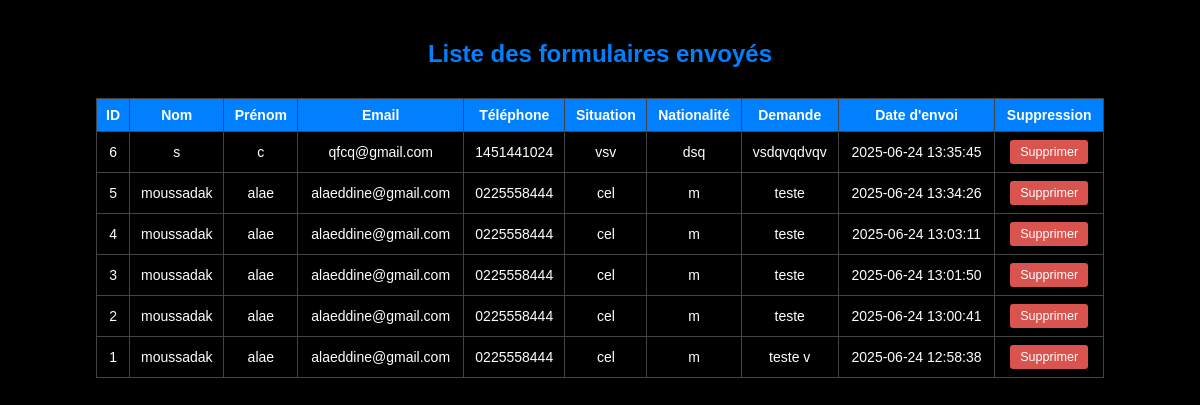
/stockage.php (signed in), run on an earlier commit of the app's database.
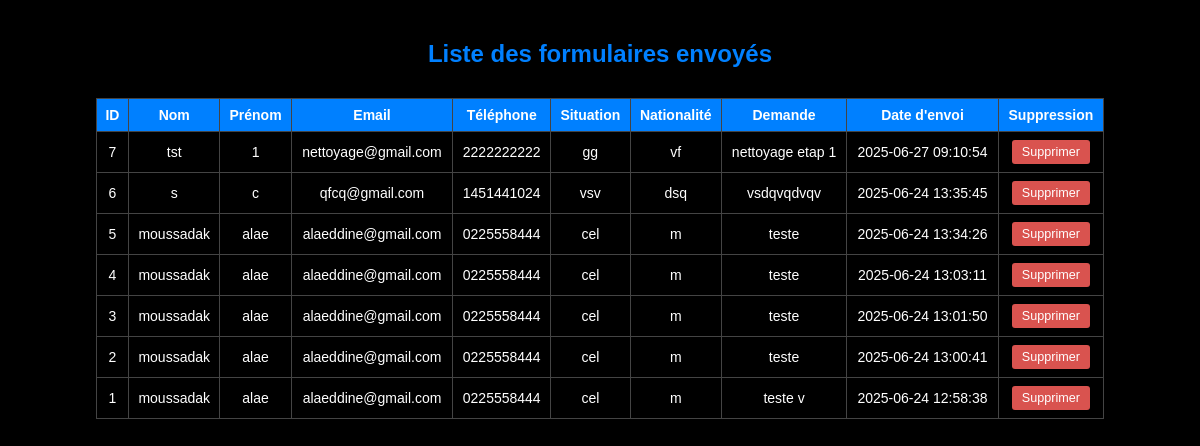
And on a later commit of the database.
### tables this page shows
CREATE TABLE users (
            id INTEGER PRIMARY KEY AUTOINCREMENT,
            name TEXT,
            prenom TEXT,
            email TEXT,
            numeroTel TEXT,
            situationfamilial TEXT,
            nationalite TEXT,
            demande TEXT,
            date_envoi TEXT
        );

### stockage.php (the view, shortened to what this page needs)
    <?php
try {
    $db = new PDO('sqlite:' . __DIR__ . '/formulaire.db');
    $db->setAttribute(PDO::ATTR_ERRMODE, PDO::ERRMODE_EXCEPTION);
    $result = $db->query("SELECT * FROM users ORDER BY date_envoi DESC");
} catch (PDOException $e) {
    die("Erreur : " . $e->getMessage());
}
?>
<!DOCTYPE html>
<html lang="fr">
<head>
    <link rel="stylesheet" href="/styleS.css" />
</head>
<body>
<h2 style="text-align: center;">Liste des formulaires envoyés</h2>
<table>
    <tr class="champs">
        <th>ID</th>
        <th>Nom</th>
        <th>Prénom</th>
        <th>Email</th>
        <th>Téléphone</th>
        <th>Situation</th>
        <th>Nationalité</th>
        <th>Demande</th>
        <th>Date d'envoi</th>
        <th>Suppression</th>
    </tr>
    <?php foreach ($result as $row): ?>
        <tr>
            <td><?= htmlspecialchars($row['id']) ?></td>
            <td><?= htmlspecialchars($row['name']) ?></td>
            <td><?= htmlspecialchars($row['prenom']) ?></td>
            <td><?= htmlspecialchars($row['email']) ?></td>
            <td><?= htmlspecialchars($row['numeroTel']) ?></td>
            <td><?= htmlspecialchars($row['situationfamilial']) ?></td>
            <td><?= htmlspecialchars($row['nationalite']) ?></td>
            <td><?= nl2br(htmlspecialchars($row['demande'])) ?></td>
            <td><?= htmlspecialchars($row['date_envoi']) ?></td>
            <td>
                <form method="post" action="stockage.php" onsubmit="return confirm('Confirmez-vous la suppression ?');">
                    <button type="submit">Supprimer</button>
                </form>
            </td>
        </tr>
    <?php endforeach; ?>
</table>
</body>
</html>

### styleS.css (style rules this page uses)
body { font-family: Arial, sans-serif; margin: 40px; background-color: black; }
h2 { color: rgb(0, 128, 255); text-align: center; margin-bottom: 30px; }
table { width: 90%; margin: 0 auto; border-collapse: collapse; font-size: 14px; }
th, td { border: 1px solid #444; background-color: black; color: white; padding: 8px; text-align: center; }
th { background-color: rgb(0, 128, 255); color: white; }
button { background-color: #d9534f; border: none; color: white; padding: 5px 10px; cursor: pointer; font-size: 0.9em; border-radius: 3px; }

What changed in the data, as far as the page shows it:
added users: id "7", name "tst", prenom "1", email "nettoyage@gmail.com", numeroTel "2222222222", situationfamilial "gg", nationalite "vf", demande "nettoyage etap 1", date_envoi "2025-06-27 09:10:54"
